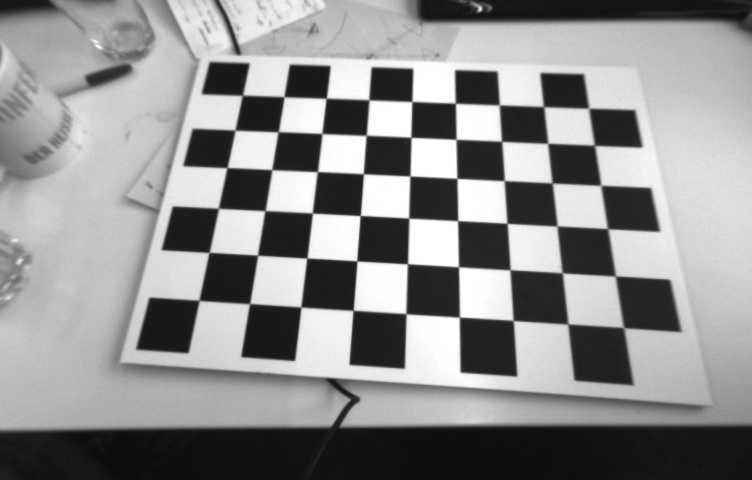
#> input picture Exercise 1 - Augmented Reality Wireframe Cube/data/images_undistorted/img_0001.jpg, 752 x 480 px
$ python main.py
#> lines starting #> are read from the running program, lines starting #| are printed output that depends on the picture
import numpy as np
import pandas as pd
import imageio as iio

##### READ IMAGE
img = iio.imread('data/images_undistorted/img_0001.jpg')
#> img is the input picture: shape (480, 752, 3); min 11, max 255, mean 142.5
img_gray = np.dot(img, [1, 1, 1])
img_gray = np.round(img_gray).astype(np.uint8)
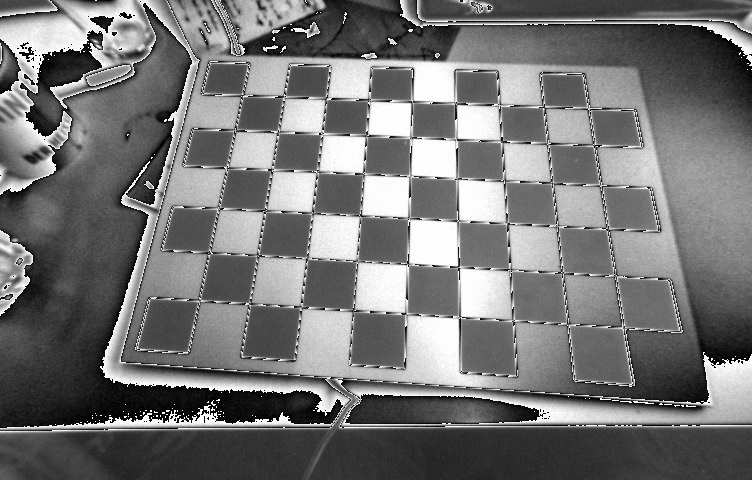
#> img_gray: shape (480, 752); min 1, max 255, mean 116.5
img_gray = np.stack([img_gray] * 3, axis=-1)
#> img_gray: shape (480, 752, 3)

##### READ POSES
poses=pd.read_csv('data/poses.txt', sep=' ', header=None)
#> (reads Exercise 1 - Augmented Reality Wireframe Cube/data/poses.txt from the repository)
p_upper = poses.iloc[[0]].to_numpy()[0:3]
p_lower = poses.iloc[[0]].to_numpy()[3:6]
